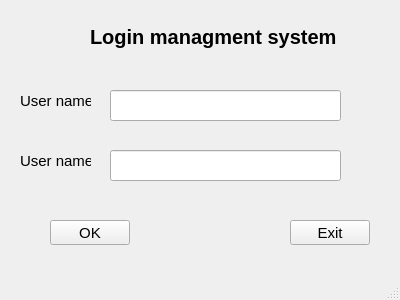
<?xml version="1.0" encoding="UTF-8"?>
<ui version="4.0">
 <class>MainWindow</class>
 <widget class="QMainWindow" name="MainWindow">
  <property name="geometry">
   <rect>
    <x>0</x>
    <y>0</y>
    <width>400</width>
    <height>300</height>
   </rect>
  </property>
  <property name="font">
   <font>
    <pointsize>12</pointsize>
    <bold>false</bold>
   </font>
  </property>
  <property name="windowTitle">
   <string>MainWindow</string>
  </property>
  <property name="styleSheet">
   <string notr="true">QLineEdit{
font-size:15px;
}</string>
  </property>
  <widget class="QWidget" name="centralwidget">
   <widget class="QLabel" name="label">
    <property name="geometry">
     <rect>
      <x>90</x>
      <y>21</y>
      <width>251</width>
      <height>31</height>
     </rect>
    </property>
    <property name="font">
     <font>
      <pointsize>-1</pointsize>
      <italic>false</italic>
      <bold>true</bold>
      <underline>false</underline>
      <strikeout>false</strikeout>
      <kerning>true</kerning>
     </font>
    </property>
    <property name="styleSheet">
     <string notr="true">QLabel{
font-size:20px;
}</string>
    </property>
    <property name="text">
     <string>Login managment system</string>
    </property>
   </widget>
   <widget class="QLabel" name="label_2">
    <property name="geometry">
     <rect>
      <x>20</x>
      <y>90</y>
      <width>71</width>
      <height>21</height>
     </rect>
    </property>
    <property name="styleSheet">
     <string notr="true">QLabel{
font-size:15px;
}</string>
    </property>
    <property name="text">
     <string>User name</string>
    </property>
   </widget>
   <widget class="QLabel" name="label_3">
    <property name="geometry">
     <rect>
      <x>20</x>
      <y>150</y>
      <width>71</width>
      <height>21</height>
     </rect>
    </property>
    <property name="styleSheet">
     <string notr="true">QLabel{
font-size:15px;
}</string>
    </property>
    <property name="text">
     <string>User name</string>
    </property>
   </widget>
   <widget class="QLineEdit" name="lineEdit">
    <property name="geometry">
     <rect>
      <x>110</x>
      <y>90</y>
      <width>231</width>
      <height>31</height>
     </rect>
    </property>
    <property name="styleSheet">
     <string notr="true">QLineEdit{
font-size:20px;

}</string>
    </property>
    <property name="text">
     <string/>
    </property>
   </widget>
   <widget class="QLineEdit" name="lineEdit_2">
    <property name="geometry">
     <rect>
      <x>110</x>
      <y>150</y>
      <width>231</width>
      <height>31</height>
     </rect>
    </property>
    <property name="styleSheet">
     <string notr="true">QLineEdit{
font-size:20px;

}</string>
    </property>
    <property name="text">
     <string/>
    </property>
   </widget>
   <widget class="QPushButton" name="pushButton">
    <property name="geometry">
     <rect>
      <x>50</x>
      <y>220</y>
      <width>80</width>
      <height>25</height>
     </rect>
    </property>
    <property name="styleSheet">
     <string notr="true">QPushButton{
font-size:15px;

}

</string>
    </property>
    <property name="text">
     <string>OK</string>
    </property>
   </widget>
   <widget class="QPushButton" name="pushButton_2">
    <property name="geometry">
     <rect>
      <x>290</x>
      <y>220</y>
      <width>80</width>
      <height>25</height>
     </rect>
    </property>
    <property name="styleSheet">
     <string notr="true">QPushButton{
font-size:15px;

}

</string>
    </property>
    <property name="text">
     <string>Exit</string>
    </property>
   </widget>
  </widget>
  <widget class="QMenuBar" name="menubar">
   <property name="geometry">
    <rect>
     <x>0</x>
     <y>0</y>
     <width>800</width>
     <height>23</height>
    </rect>
   </property>
  </widget>
  <widget class="QStatusBar" name="statusbar"/>
 </widget>
 <resources/>
 <connections/>
</ui>
